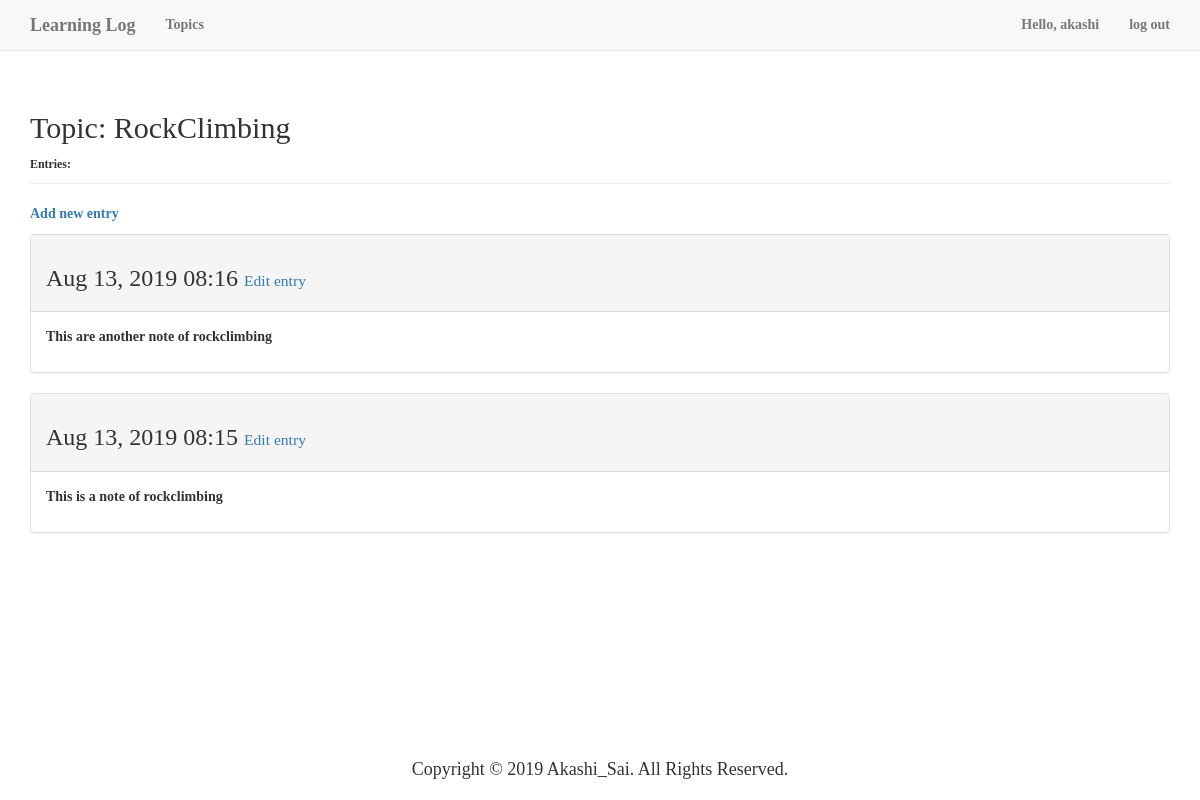
Screenshot of /note/topics/2 (signed in) with the database file from the repository.
### learning_logs/models.py (models this page shows, shortened)
class Topic(models.Model):
    text = models.CharField(max_length=200)
    date_added = models.DateTimeField(auto_now_add=True)
    owner = models.ForeignKey(User, on_delete=models.CASCADE)
    def __str__(self):
        return self.text

class Entry(models.Model):
    topic = models.ForeignKey(Topic, on_delete=models.CASCADE)
    text = models.TextField()
    date_added = models.DateTimeField(auto_now_add=True)
    class Meta:
        verbose_name_plural = 'entries'

### learning_logs/views.py (the view)
# urls.py: path('topics/<int:topic_id>', learning_logs.views.get_entry_page, name='topics'),
@login_required()
def get_entry_page(request, topic_id):
    topic = Topic.objects.get(id=topic_id)
    if topic.owner != request.user:
        raise Http404
    entries = topic.entry_set.order_by('-date_added')
    context = {
        'topic': topic,
        'entries': entries
    }
    return render(request, 'learning_logs/topic.html', context)

### learning_logs/templates/learning_logs/topic.html (shortened to what this page needs)
{% load bootstrap3 %}
<!DOCTYPE html>
<html lang="zh-CN">
<head>
    {% bootstrap_css %}
</head>
<body>
<nav class="navbar navbar-default navbar-static-top">
    <div class="container">
        <div class="navbar-header">
            <a href="/note/index" class="navbar-brand">Learning Log</a>
        </div>
        <div id="navbar" class="navbar-collapse collapse">
            <ul class="nav navbar-nav">
                <li><a href="/note/topics">Topics</a></li>
            </ul>
            <ul class="nav navbar-nav navbar-right">
                {% if user.is_authenticated %}
                    <li><a href="#">Hello, {{ user.username }}</a></li>
                    <li><a href="/users/logout">log out</a></li>
                {% else %}
                    <li><a href="/users/register">register</a></li>
                    <li><a href="/users/login">log in</a></li>
                {% endif %}
            </ul>
        </div>
    </div>
</nav>
<div class="container">
    <div class="page-header">
        <h2>Topic: {{ topic }}</h2>
        <small>Entries:</small>
    </div>
</div>
<div class="container">
    <p><a href="/note/new_entry/{{ topic.id }}">Add new entry</a></p>
    {% for entry in entries %}
        <div class="panel panel-default">
            <div class="panel-heading">
                <h3>
                    {{ entry.date_added | date:'M d, Y H:i' }}
                    <small><a href="/note/edit_entry/{{ entry.id }}">Edit entry</a></small>
                </h3>
            </div>
            <div class="panel-body">
                {{ entry.text | linebreaks }}
            </div>
        </div>
    {% empty %}
        <li>There are no entries for this topic yet.</li>
    {% endfor %}
</div>
<footer class="footer">
    <h4>Copyright &copy; 2019 Akashi_Sai. All Rights Reserved.</h4>
</footer>
</body>
</html>

### learning_logs/templates/learning_logs/topic.html (style rules this page uses)
body { font-family: "plantc", "Source Han Serif", serif; font-weight: bolder; text-decoration: none; }
footer { position: absolute; bottom: 10px; left: 50%; transform: translateX(-50%); }

### rows the page displays
Topic: text "RockClimbing"
Entry: date_added "Aug 13, 2019 08:16", text "This are another note of rockclimbing"
Entry: date_added "Aug 13, 2019 08:15", text "This is a note of rockclimbing"

### other values shown
{{ user.username }} "akashi"
